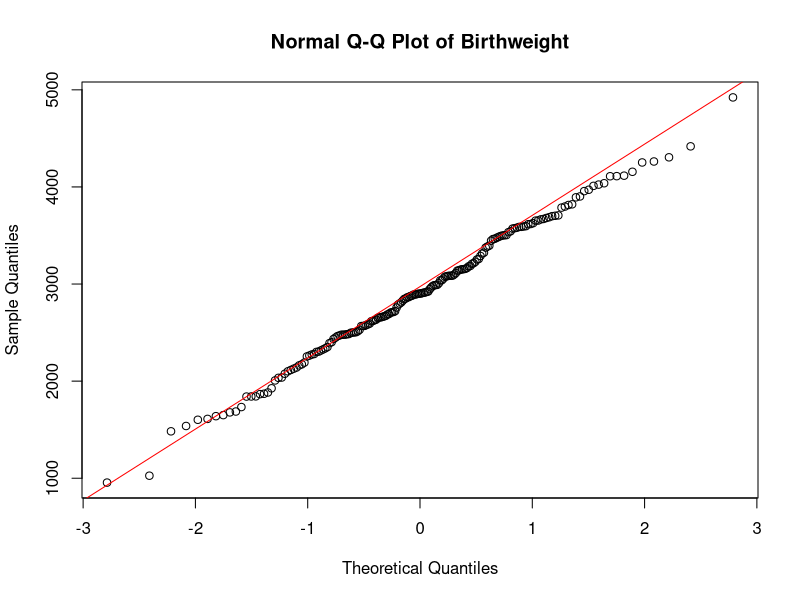
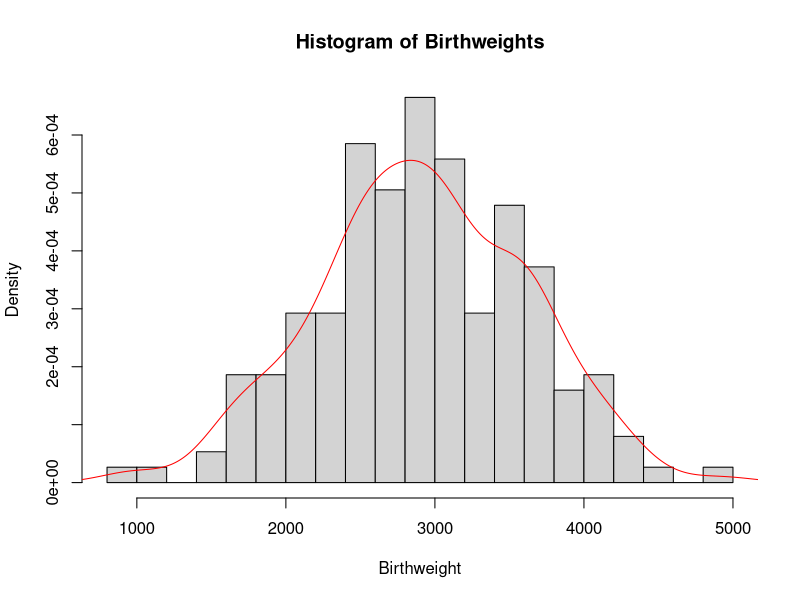
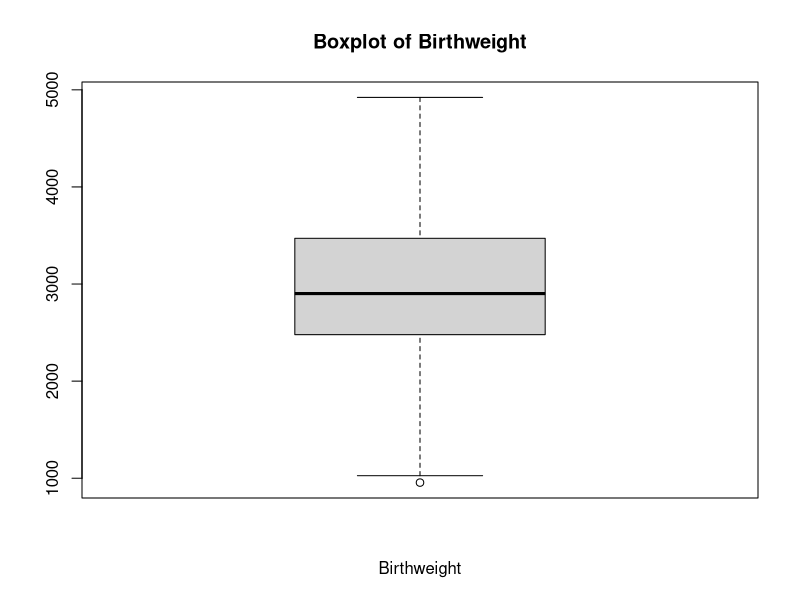
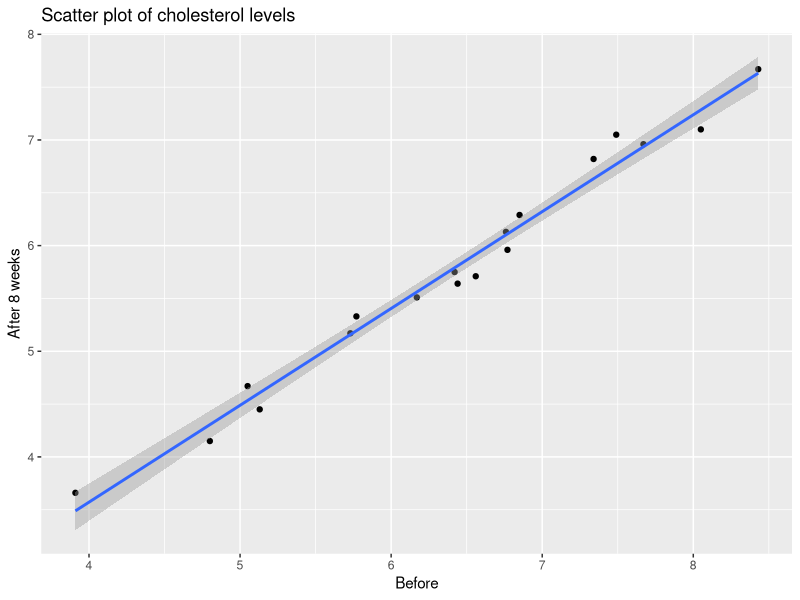
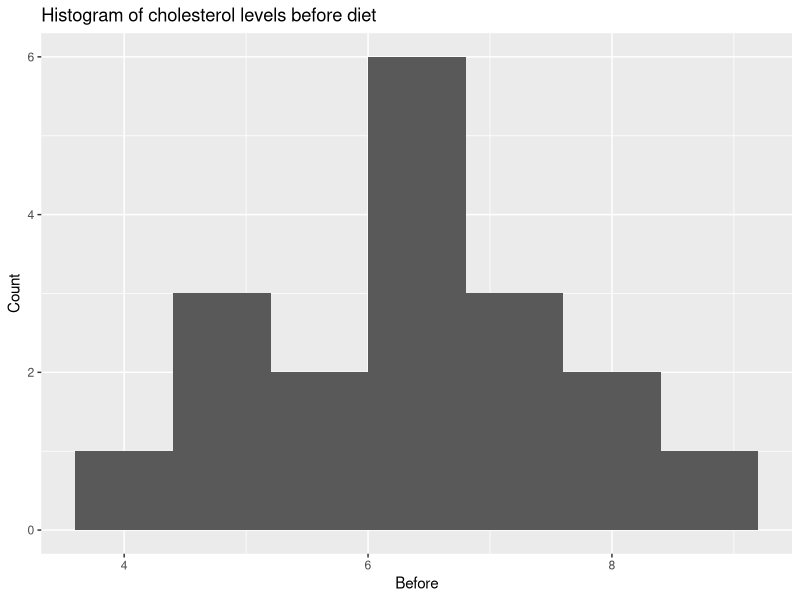
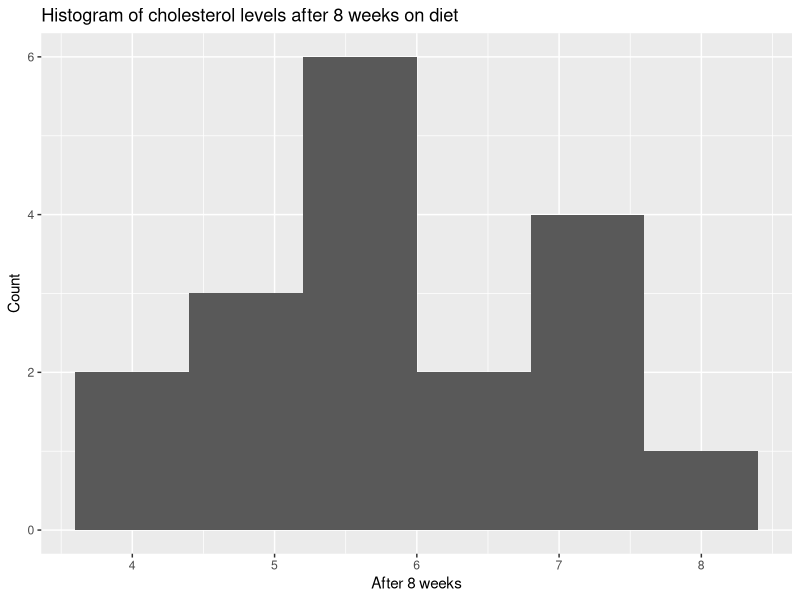
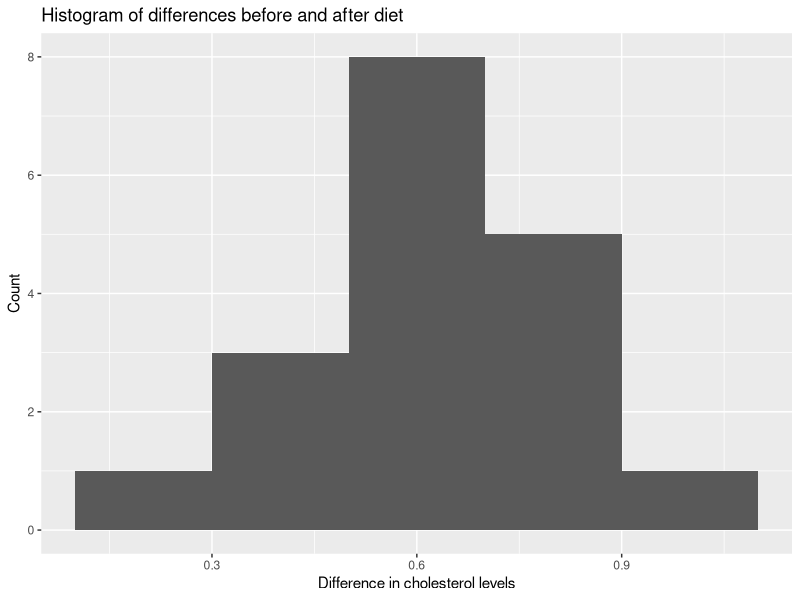
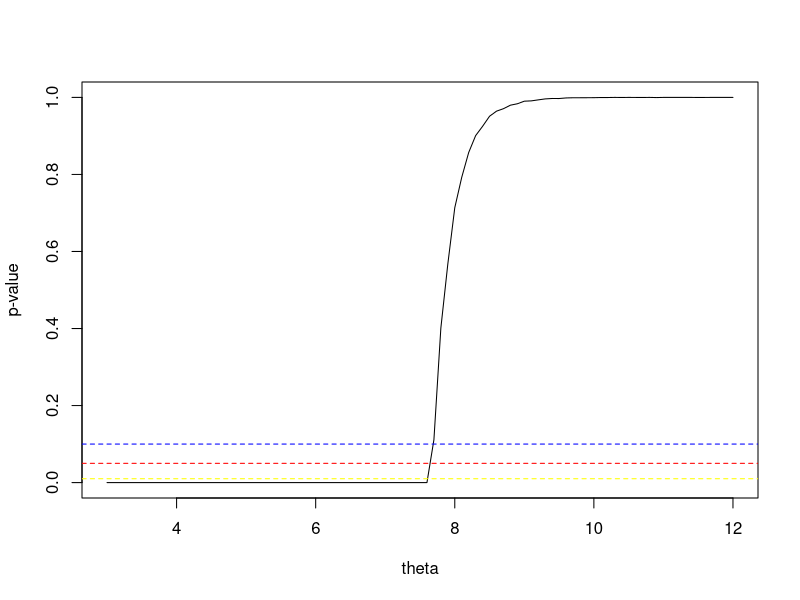

Write the R code that produced these figures, in order. (Note: this script raises an error after producing the figures.)
## ---- chunk 1
birthweight = read.table(file = "birthweight.txt", header = TRUE)
data= birthweight$birthweight

## ---- chunk 2
qqnorm(data, main = "Normal Q-Q Plot of Birthweight")
qqline(data,col=" red ")

# Check for normality with histogram
hist(x = data,breaks=15,main = "Histogram of Birthweights",
     xlab = " Birthweight ",freq = FALSE)
lines(x= density(x= data), col=" red ")

# Check for normality with boxplot
boxplot (data , main =" Boxplot of Birthweight ",
         xlab =" Birthweight ")#horizontal = TRUE)

## ---- chunk 3
shapiro.test(data)
## ---- chunk 4
# construct Confidence Interval
mu <- mean(data)
stnd <-sd(data)
CI <- 0.96
alpha <- 1-CI
# Calculate the margin of error for a 95% confidence interval
z <- qnorm(1 - alpha/2) # 98th percentile of standard normal distribution
# Calculate the margin of error
me <- z * stnd / sqrt(length(data))
# Calculate the confidence interval
lower_ci = mu - me
upper_ci = mu + me
# Print the confidence interval
cat("Confidence Interval: [", lower_ci, ", ", upper_ci, "]", sep = "")
## ---- chunk 5
# construct a bounded 96%-CI for mu(mean)
for (sample_size in 1:1000) {
  lower_bound = mu - z*stnd/sqrt(sample_size)
  upper_bound = mu + z*stnd/sqrt(sample_size)
  CI_length <- upper_bound - lower_bound
  if (CI_length <= 100) {
    break
  }
}
cat("sample_size",sample_size)
## ---- chunk 6
# Compute a bootstrap 96%-CI for mu and compare it to the above CI.
library(boot)
B <- 1000 # Choose number of bootstrap resamples
boot_data <- boot(data, statistic = function(data, i) mean(data[i]), R = B)
boot_ci <- boot.ci(boot_data, type = "perc", conf = 0.96)
lower_bound_boot_ci <- boot_ci$percent[[4]]
upper_bound_boot_ci <- boot_ci$percent[[5]]
cat("boot_CI Confidence Interval: [", lower_bound_boot_ci, ", ", upper_bound_boot_ci, "]", sep = "")
## ---- chunk 7
# Verify this claim by using a one side t-test
t.test(data, mu = 2800, alternative = "greater")
## ---- chunk 8
# sign test
binom.test(sum(data > 2800), n=length(data), p = 0.5, alternative = "greater")
## ---- chunk 9
B = 1000; n = 50
psign = numeric(B) # will contain P-values of sign test
pttest = numeric(B) # will contain P-values of T test

for(i in 1:B) {
  x = sample(data, n)
  pttest[i] = t.test(x, mu=2800, alt='greater')[[3]] # extract P-value
  psign[i] = binom.test(sum(x>2800), n, alt='greater')[[3]] # extract P-value
}
power_ttest = sum(pttest<0.05)/B
power_sign = sum(psign<0.05)/B
cat("the powers of the t-test: ", power_ttest, ",  the powers of the sing test: ", power_sign, sep = "")
## ---- chunk 10
# Set the number of samples to take and the lower probability
n_samples = 1000
p_left = 0.25
# Create an empty vector to store the sample probabilities
sample_probabilities = numeric(n_samples)
# Take n_samples samples of size n_samples from the birthweight vector
# Calculate the proportion of samples that have a weight less than 2600 grams
# Store the sample proportion in the sample_probabilities vector
for(i in 1:n_samples){
  sample = sample(data, n_samples, replace = TRUE)
  sample_probabilities[i] = sum(sample < 2600)/n_samples
}
# Calculate the standard deviation of the sample proportions
sample_sd = sd(sample_probabilities)
# Calculate the mean of the sample proportions
p_hat = mean(sample_probabilities)
# margin of error
me = p_hat - p_left
# Calculate the upper confidence interval
p_right = p_hat + me
# Calculate the z-score
z = me / sqrt((p_hat*(1-p_hat))/length(data))
# Calculate the level of significance
alpha = (1 - pnorm(z))*2
# Calculate the confidence level
confidence_level = 1 - alpha

cat("Confidence Interval: [", p_left, ", ", p_right, "]","confidence_level: ",confidence_level , sep = "")
## ---- chunk 11
male_means = c()
female_means = c()

for (i in 1:1000) {
  # Select 34 males and 28 females with birthweight < 2600 g
  male_2600 = sample(data< 2600, 34)
  female_2600 = sample(data[data < 2600], 28)
   # Select 61 males and 65 females with birthweight >= 2600 g
  male_others = sample(data[data >= 2600], 61)
  female_others = sample(data[data >= 2600], 65)
   # Combine the selected males and females with birthweight < 2600 g
  males = c(male_2600, male_others)
  females = c(female_2600, female_others)
  # Calculate the mean birthweight for males and females
  male_means = c(male_means, mean(males))
  female_means = c(female_means, mean(females))
}
# Calculate the mean of the sample means for males and females
mean(male_means)
mean(female_means)
# Perform a two-sample t-test assuming unequal variances
t.test(male_means, female_means)
## ---- chunk 12
#library('tidyverse')
cholesterol <- read.table("cholesterol.txt", header = TRUE)

library(ggplot2)

summary(cholesterol)

# Regression the 2 variables are highly correlated
ggplot(cholesterol, aes(x = Before, y = After8weeks)) +
  geom_point() +
  geom_smooth(method = "lm") +
  labs(x = "Before", y = "After 8 weeks", title = "Scatter plot of cholesterol levels")
cor(cholesterol$Before, cholesterol$After8weeks)


# creating histograms
ggplot(cholesterol, aes(x = Before)) +
  geom_histogram(binwidth = 0.8) +
  labs(x = "Before", y = "Count", title = "Histogram of cholesterol levels before diet")

shapiro.test(cholesterol$Before) # accept null, data is normal

ggplot(cholesterol, aes(x = After8weeks)) +
  geom_histogram(binwidth = 0.8) +
  labs(x = "After 8 weeks", y = "Count", title = "Histogram of cholesterol levels after 8 weeks on diet")
shapiro.test(cholesterol$After8weeks) # accept null, data is normal
# checking difference
diff <- cholesterol$Before - cholesterol$After8weeks

ggplot(cholesterol, aes(x = Before - After8weeks)) +
  geom_histogram(binwidth = 0.2) +
  labs(x = "Difference in cholesterol levels", y = "Count", title = "Histogram of differences before and after diet")

shapiro.test(diff) # accept null, data is normal
## ---- chunk 13
wilcox.test(cholesterol$Before, cholesterol$After8weeks, paired = TRUE)
#strong evidence to suggest that the margarine diet #had an effect on cholesterol levels.
## ---- chunk 14
# Calculate estimate for theta
theta_hat <- 2*mean(cholesterol$After8weeks) - 3
sigma <- sqrt((theta_hat-3)^2/12)

n <- length(cholesterol$After8weeks)
z <- qnorm(0.975)

lower <- theta_hat - z*(sigma/sqrt(n))
upper <- theta_hat + z*(sigma/sqrt(n))
#confidence interval
c(lower, upper)
## ---- chunk 15
after = cholesterol$After8weeks
# Define the test statistic function
T <- function(x) max(x)

# Set up the range of theta values to test
theta_vals <- seq(3, 12, by = 0.1)

# Create a vector to store the p-values for each theta value
p_vals <- rep(NA, length(theta_vals))

# Perform the bootstrap test for each theta value
for (i in seq_along(theta_vals)) {
  # Generate bootstrap samples
  boot_samples <- replicate(10000, runif(18, min = 3, max = theta_vals[i]))
  # Calculate test statistics for bootstrap samples
  boot_t <- apply(boot_samples, 2, T)
  # Calculate p-value
  p_vals[i] <- mean(boot_t >= max(after))
}

# Plot the p-values as a function of theta
plot(theta_vals, p_vals, type = "l", xlab = "theta", ylab = "p-value")
abline(h = 0.01, col = "yellow", lty = 2)
abline(h = 0.05, col = "red", lty = 2)
abline(h = 0.1, col = "blue", lty = 2)


## ---- chunk 16

# Median test
binom.test(sum(cholesterol$After8weeks<6),length(cholesterol$After8weeks),p=0.5,alt="less")

binom.test(sum(cholesterol$After8weeks < 4.5), length(cholesterol$After8weeks), p = 0.25, alternative = "less", conf.level = 0.95)


## ---- chunk 17
data = read.table(file = "diet.txt", header = TRUE)
## ---- chunk 18
data$weight.lost=data$preweight-data$weight6weeks

## ---- chunk 19
before=data$preweight;after=data$weight6weeks
par(mfrow=c(1,2))


qqnorm(before)
hist(before)
qqnorm(after)
hist(after)
qqnorm(after-before)
hist(after-before)
t.test(before,after,paired=TRUE)
## ---- chunk 20
data$diet=factor(data$diet)
dataaov=lm(weight.lost~diet,data=data)
anova(dataaov)
## ---- chunk 21
par(mfrow=c(1,2)); qqnorm(residuals(dataaov))
plot(fitted(dataaov),residuals(dataaov))
## ---- chunk 22

summary(dataaov) #can we use fitted(dataaov here as well? )

## ---- chunk 23
genderaov=lm(weight.lost~gender*diet,data=data)  
anova(genderaov)
## ---- chunk 24
preddata=data.frame(diet=c("1","2","3"))
predict(dataaov,preddata)


## ---- chunk 25
#install.packages('MASS')
library(MASS)
data(npk)
## ---- chunk 26
#Create a matrix of random plots
random_plots_matrix <- cbind(rep(1:24),rep(1:6, each = 4),
                             replicate(3, c(replicate(6, sample(c(1,1,0,0))))))
#Convert the matrix to a data frame
data_frame <- data.frame(random_plots_matrix)
#Set column names
header <- c("plot", "block", "N", "P", "K")
colnames(data_frame) <- header
#View the resulting data frame
head(data_frame)
## ---- chunk 27
# Subset the data to only include nitrogen treatment
npk_nitrogen  <- npk[npk$N == 1,]
# Calculate the average yield per block for nitrogen treatment
nitrogen_avg_yield  <- aggregate(yield ~ block, data = npk_nitrogen, FUN = mean)
# Subset the data to only include plots without nitrogen treatment
npk_no_nitrogen  <- npk[npk$N == 0,]
# Calculate the average yield per block for plots without nitrogen treatment
no_nitrogen_avg_yield  <- aggregate(yield ~ block, data = npk_no_nitrogen, FUN = mean)
# Make a boxplot comparing the average yield per block for nitrogen and no nitrogen treatments
boxplot(no_nitrogen_avg_yield$yield, nitrogen_avg_yield$yield,
        names = c("No Nitrogen Treatment", "Nitrogen Treatment"), ylab = "yield")
#legend("topleft", legend = c("Nitrogen Treatment", "No Nitrogen Treatment"))


avg_yield <- apply(cbind(nitrogen_avg_yield[[2]], no_nitrogen_avg_yield[[2]]),1,function(x) unname(unlist(x)))
rownames(avg_yield)<- c("nitrogen_avg_yield","no_nitrogen_avg_yield")

barplot(avg_yield, col = c("#1b98e0", "#353436"),beside = TRUE,
        xlab="blocks",ylab = "yield", ylim=c(0,90),
        names.arg=c("1", "2", "3", "4", "5", "6"))

legend("topleft", legend = c("Nitrogen Treatment", "No Nitrogen Treatment"),
       fill =c("#1b98e0", "#353436"))

## ---- chunk 28
# Check for normality with histogram
hist(x = npk$yield , breaks=7 ,main = "Histogram of yield",
     xlab = " yield ",freq = FALSE)
lines(x= density(x= npk$yield), col=" red ")

qqnorm(npk$yield)
qqline(npk$yield)

# Check for normality with boxplot
plot(yield ~ block + factor(N), data = npk)
# Shapiro-Wilk test
shapiro.test(npk$yield)

## ---- chunk 29
twoANOVA <- aov(yield ~ block * factor(N), data = npk)
summary(twoANOVA)
## ---- chunk 30
model1 = lm(yield ~ N:block + P + K,data=npk)
model2 = lm(yield ~ P:block + N + K,data=npk)
model3 = lm(yield ~ K:block + P + N,data=npk)

print('model 1: ')
anova(model1)
print('model 2: ')
anova(model2)
print('model 3: ')
anova(model3)


model_add = lm(yield ~ N+P+K+block, data=npk)
print('model all sum: ')
anova(model_add)


## ---- chunk 31
npklmer= lmer(yield~N+(1|block), REML=FALSE, data=npk)
npklmer2=lmer(yield~(1|block), REML=FALSE, data=npk)
npkmaov=anova(npklmer2, npklmer)
npkmaov
